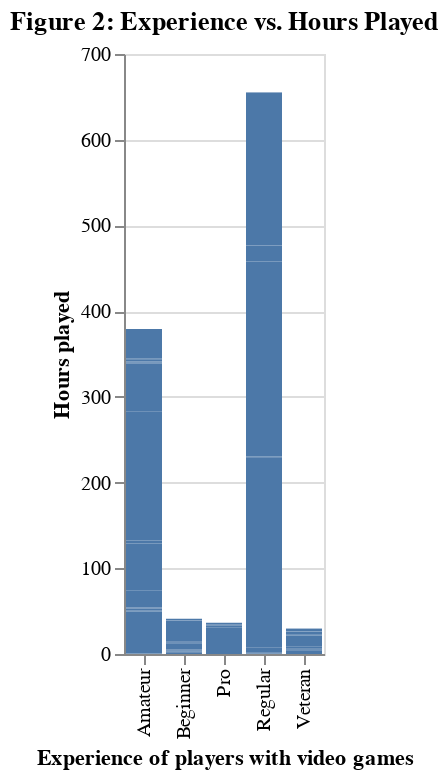

Here is the notebook cell this chart was saved with:
### Markdown cell above
From the graph above, it appears most players who play a lot are in the teenage - young adults range (15-25 years).

### Code cell
plot_exp = alt.Chart(players_filtered, title="Figure 2: Experience vs. Hours Played").mark_bar().encode(
    x = alt.X("experience").title("Experience of players with video games"),
    y = alt.Y("played_hours").title("Hours played")
)
plot_exp

### Figure 1 — Vega specification as saved in the notebook (floating-point values rounded to 4 significant figures; data arrays with more than 128 entries replaced by an {"elided": "..."} marker saying what was removed)
{"$schema": "https://vega.github.io/schema/vega/v5.json", "data": [{"name": "source_0", "values": {"elided": "185 records"}}, {"name": "source_0_x_domain_experience", "values": [{"experience": "Pro"}, {"experience": "Veteran"}, {"experience": "Amateur"}, {"experience": "Regular"}, {"experience": "Beginner"}]}], "signals": [{"name": "x_step", "value": 20}, {"name": "width", "update": "bandspace(domain('x').length, 0.1, 0.05) * x_step"}], "marks": [{"type": "rect", "name": "marks", "from": {"data": "source_0"}, "encode": {"update": {"x": {"field": "experience", "scale": "x"}, "y2": {"field": "played_hours_start", "scale": "y"}, "width": {"signal": "max(0.25, bandwidth('x'))"}, "fill": {"value": "#4c78a8"}, "y": {"field": "played_hours_end", "scale": "y"}}}, "style": ["bar"]}], "scales": [{"name": "x", "type": "band", "domain": {"data": "source_0_x_domain_experience", "field": "experience", "sort": true}, "range": {"step": {"signal": "x_step"}}, "paddingOuter": 0.05, "paddingInner": 0.1}, {"name": "y", "type": "linear", "domain": {"data": "source_0", "fields": ["played_hours_start", "played_hours_end"]}, "range": [{"signal": "height"}, 0], "zero": true, "nice": true}], "axes": [{"scale": "y", "aria": false, "maxExtent": 0, "minExtent": 0, "grid": true, "ticks": false, "orient": "left", "gridScale": "x", "tickCount": {"signal": "ceil(height/40)"}, "labels": false, "zindex": 0, "domain": false}, {"scale": "x", "orient": "bottom", "labelBaseline": "middle", "zindex": 0, "labelAlign": "right", "labelAngle": 270, "title": "Experience of players with video games", "grid": false}, {"scale": "y", "grid": false, "orient": "left", "tickCount": {"signal": "ceil(height/40)"}, "title": "Hours played", "labelOverlap": true, "zindex": 0}], "title": {"text": "Figure 2: Experience vs. Hours Played", "frame": "group"}, "height": 300, "style": "cell", "background": "white", "padding": 5}
